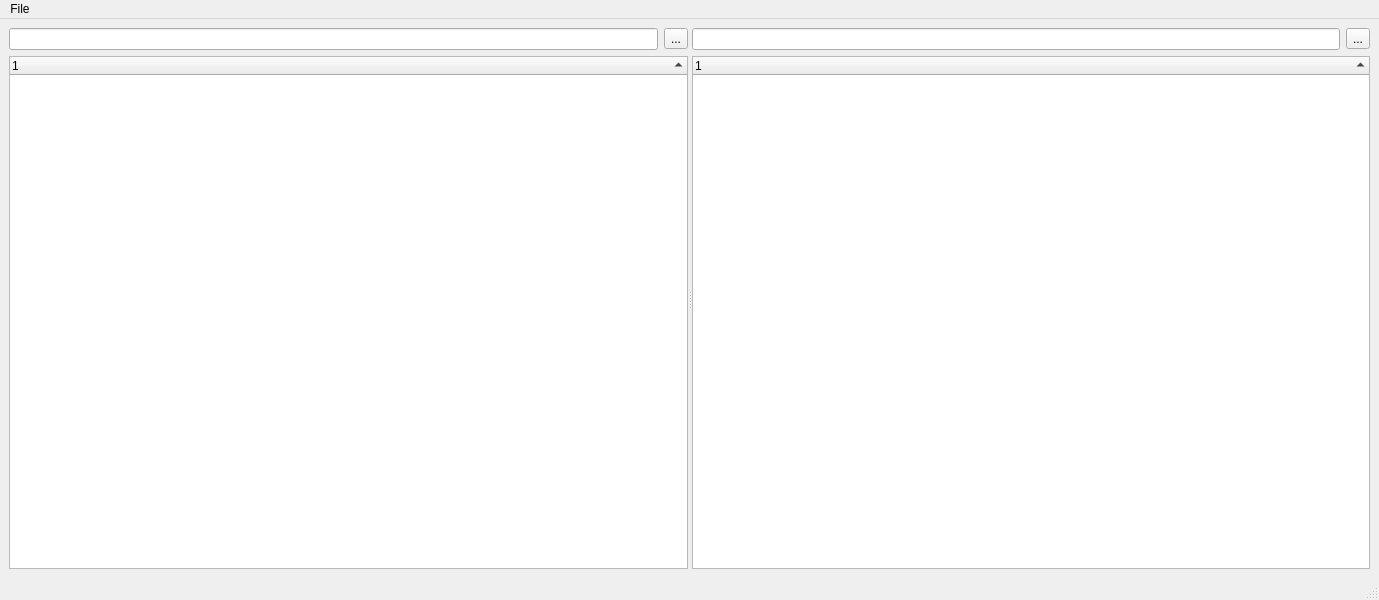
<?xml version="1.0" encoding="UTF-8"?>
<ui version="4.0">
 <class>CMainWindow</class>
 <widget class="QMainWindow" name="CMainWindow">
  <property name="geometry">
   <rect>
    <x>0</x>
    <y>0</y>
    <width>1379</width>
    <height>600</height>
   </rect>
  </property>
  <property name="windowTitle">
   <string>Multi Movie in a Dir Finder</string>
  </property>
  <property name="windowIcon">
   <iconset resource="application.qrc">
    <normaloff>:/resources/open.png</normaloff>:/resources/open.png</iconset>
  </property>
  <widget class="QWidget" name="centralwidget">
   <layout class="QVBoxLayout" name="verticalLayout">
    <item>
     <widget class="QSplitter" name="splitter">
      <property name="orientation">
       <enum>Qt::Horizontal</enum>
      </property>
      <widget class="QWidget" name="">
       <layout class="QGridLayout" name="gridLayout">
        <item row="0" column="0">
         <widget class="QLineEdit" name="lhsDirectory">
          <property name="sizePolicy">
           <sizepolicy hsizetype="Expanding" vsizetype="Fixed">
            <horstretch>0</horstretch>
            <verstretch>0</verstretch>
           </sizepolicy>
          </property>
         </widget>
        </item>
        <item row="1" column="0" colspan="2">
         <widget class="QTreeWidget" name="lhs">
          <property name="editTriggers">
           <set>QAbstractItemView::NoEditTriggers</set>
          </property>
          <property name="alternatingRowColors">
           <bool>true</bool>
          </property>
          <property name="selectionMode">
           <enum>QAbstractItemView::MultiSelection</enum>
          </property>
          <property name="sortingEnabled">
           <bool>true</bool>
          </property>
         </widget>
        </item>
        <item row="0" column="1">
         <widget class="QToolButton" name="btnSelectLHSDir">
          <property name="text">
           <string>...</string>
          </property>
          <property name="icon">
           <iconset resource="application.qrc">
            <normaloff>:/resources/open.png</normaloff>:/resources/open.png</iconset>
          </property>
         </widget>
        </item>
       </layout>
      </widget>
      <widget class="QWidget" name="">
       <layout class="QGridLayout" name="gridLayout_2">
        <item row="0" column="1">
         <widget class="QToolButton" name="btnSelectRHS">
          <property name="text">
           <string>...</string>
          </property>
          <property name="icon">
           <iconset resource="application.qrc">
            <normaloff>:/resources/open.png</normaloff>:/resources/open.png</iconset>
          </property>
         </widget>
        </item>
        <item row="1" column="0" colspan="2">
         <widget class="QTreeWidget" name="rhs">
          <property name="editTriggers">
           <set>QAbstractItemView::NoEditTriggers</set>
          </property>
          <property name="alternatingRowColors">
           <bool>true</bool>
          </property>
          <property name="sortingEnabled">
           <bool>true</bool>
          </property>
         </widget>
        </item>
        <item row="0" column="0">
         <widget class="QLineEdit" name="rhsDirectory"/>
        </item>
       </layout>
      </widget>
     </widget>
    </item>
   </layout>
  </widget>
  <widget class="QMenuBar" name="menubar">
   <property name="geometry">
    <rect>
     <x>0</x>
     <y>0</y>
     <width>1379</width>
     <height>22</height>
    </rect>
   </property>
   <widget class="QMenu" name="menuFile">
    <property name="title">
     <string>File</string>
    </property>
    <addaction name="actionSetDirectory"/>
    <addaction name="separator"/>
    <addaction name="actionExit"/>
   </widget>
   <addaction name="menuFile"/>
  </widget>
  <widget class="QStatusBar" name="statusbar"/>
  <action name="actionSetDirectory">
   <property name="text">
    <string>Set &amp;Directory...</string>
   </property>
  </action>
  <action name="actionExit">
   <property name="text">
    <string>E&amp;xit</string>
   </property>
  </action>
 </widget>
 <tabstops>
  <tabstop>lhsDirectory</tabstop>
  <tabstop>lhs</tabstop>
 </tabstops>
 <resources>
  <include location="application.qrc"/>
 </resources>
 <connections>
  <connection>
   <sender>actionExit</sender>
   <signal>triggered()</signal>
   <receiver>CMainWindow</receiver>
   <slot>close()</slot>
   <hints>
    <hint type="sourcelabel">
     <x>-1</x>
     <y>-1</y>
    </hint>
    <hint type="destinationlabel">
     <x>399</x>
     <y>299</y>
    </hint>
   </hints>
  </connection>
 </connections>
</ui>
